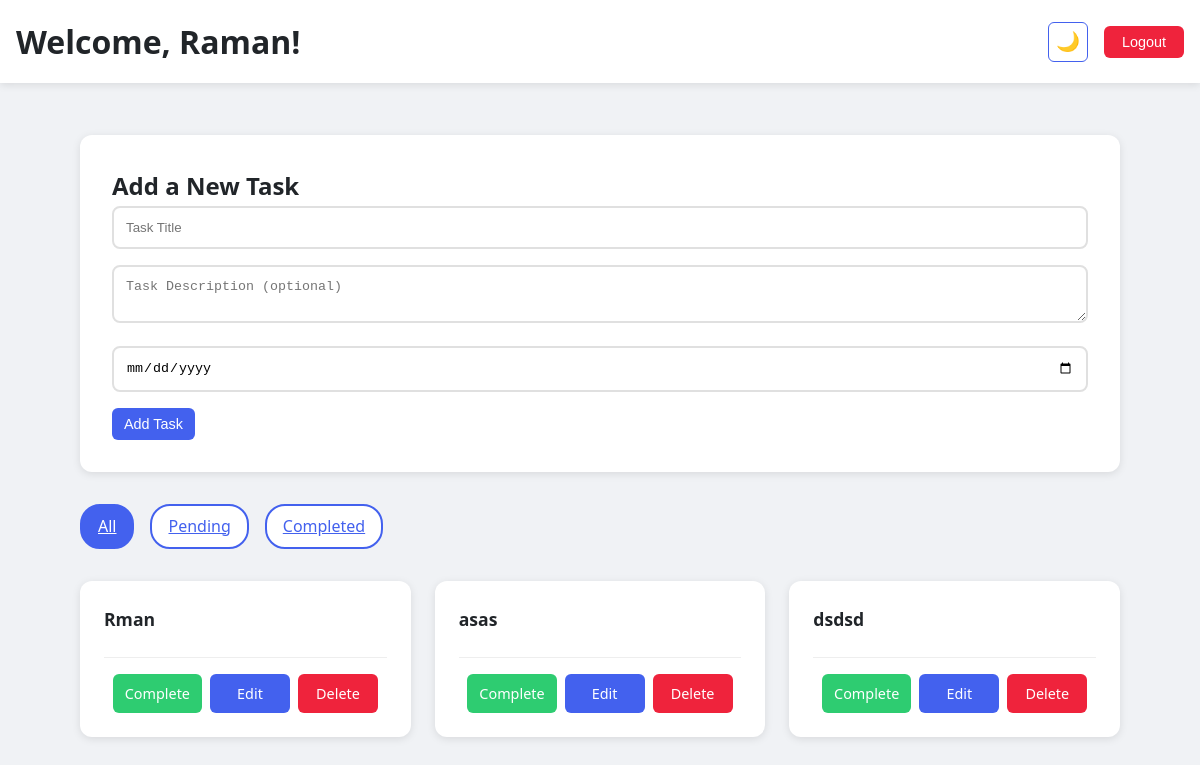
Screenshot of /todo/ (signed in) with the database file from the repository.
### todo/models.py (models this page shows, shortened)
class Task(models.Model):
    user = models.ForeignKey(User, on_delete=models.CASCADE)  # Associate task with a user
    title = models.CharField(max_length=255)
    description = models.TextField(blank=True, null=True)
    completed = models.BooleanField(default=False)
    due_date = models.DateField(null=True, blank=True)
    created_at = models.DateTimeField(auto_now_add=True)

### todo/views.py (the view, shortened to what this page needs)
# urls.py: path('', views.index, name='index'),
@login_required
def index(request):
    if not request.user.is_authenticated:
        return redirect('todo:login')
    filter_type = request.GET.get('filter', 'all')
    tasks = Task.objects.filter(user=request.user)
    if filter_type == 'completed':
        tasks = tasks.filter(completed=True)
    elif filter_type == 'pending':
        tasks = tasks.filter(completed=False)
    return render(request, 'todo/index.html', {'tasks': tasks, 'filter_type': filter_type})

### todo/templates/todo/index.html (shortened to what this page needs)
<!DOCTYPE html>
<html>
<head>
    {% load static %}
    <link rel="stylesheet" href="{% static 'todo/style.css' %}">
</head>
<body>
    <div class="header">
        <div class="header-left">
            <h1>Welcome, {{ user.username }}!</h1>
        </div>
        <div class="header-right">
            <button onclick="toggleTheme()" id="theme-toggle" class="btn btn-theme">🌙</button>
            <form method="post" action="{% url 'todo:logout' %}" style="display: inline;">
                <button type="submit" class="btn btn-danger">Logout</button>
            </form>
        </div>
    </div>
    <div class="container">
        <div class="task-form">
            <h2>Add a New Task</h2>
            <form method="POST">
                <input type="text" name="title" placeholder="Task Title" required>
                <textarea name="description" placeholder="Task Description (optional)"></textarea>
                <input type="date" name="due_date">
                <button type="submit" class="btn btn-primary">Add Task</button>
            </form>
        </div>
        <div class="filters">
            <a href="?filter=all" class="filter-btn {% if filter_type == 'all' %}active{% endif %}">All</a>
            <a href="?filter=pending" class="filter-btn {% if filter_type == 'pending' %}active{% endif %}">Pending</a>
            <a href="?filter=completed" class="filter-btn {% if filter_type == 'completed' %}active{% endif %}">Completed</a>
        </div>
        <ul class="task-list {% if tasks|length == 1 %}single-task{% endif %}">
            {% for task in tasks %}
                <li class="task-item">
                    <div class="task-item-content">
                        <div class="task-content">
                            <h3 class="task-title">{{ task.title }}</h3>
                        </div>
                        <div class="task-actions">
                            {% if task.completed %}
                                <span class="badge badge-completed">Completed</span>
                            {% else %}
                                <a href="{% url 'todo:complete_task' task.id %}" class="btn btn-success">Complete</a>
                            {% endif %}
                            <a href="{% url 'todo:edit_task' task.id %}" class="btn btn-primary">Edit</a>
                            <a href="{% url 'todo:delete_task' task.id %}" class="btn btn-danger">Delete</a>
                        </div>
                    </div>
                </li>
            {% empty %}
                <li class="task-item task-item-empty">No tasks yet!</li>
            {% endfor %}
        </ul>
    </div>
</body>
</html>

### todo/static/todo/style.css (style rules this page uses)
:root { --primary-color: #4361ee; --secondary-color: #3f37c9; --text-color: #333; --danger-color: #ef233c; --success-color: #2ecc71; --light-color: #f8f9fa; --dark-color: #212529; --shadow: 0 2px 8px rgba(0, 0, 0, 0.1); --transition: all 0.3s ease; }
* { margin: 0; padding: 0; box-sizing: border-box; }
body { font-family: 'Segoe UI', Arial, sans-serif; line-height: 1.6; background-color: #f0f2f5; color: var(--dark-color); min-height: 100vh; }
.container { width: 90%; max-width: 1200px; margin: 0 auto; padding: 20px; }
.header { background: white; padding: 1rem; box-shadow: var(--shadow); position: sticky; top: 0; z-index: 1000; margin-bottom: 2rem; display: flex; justify-content: space-between; align-items: center; }
.header-right { display: flex; gap: 1rem; align-items: center; }
.task-form { background: white; padding: 2rem; border-radius: 12px; box-shadow: var(--shadow); margin-bottom: 2rem; transition: var(--transition); }
.task-list { display: grid; grid-template-columns: repeat(auto-fill, minmax(300px, 1fr)); gap: 1.5rem; padding: 0; list-style: none; width: 100%; }
.task-item { background: white; padding: 1.5rem; border-radius: 12px; box-shadow: var(--shadow); transition: var(--transition); animation: fadeIn 0.3s ease-out; height: 100%; display: flex; flex-direction: column; }
.task-item-content { display: flex; flex-direction: column; gap: 1rem; height: 100%; }
.task-content { flex-grow: 1; display: flex; flex-direction: column; gap: 0.5rem; }
.task-title { font-size: 1.1rem; color: var(--dark-color); margin-bottom: 0.5rem; font-weight: 600; }
.task-actions { display: flex; gap: 0.5rem; flex-wrap: nowrap; justify-content: center; margin-top: auto; padding-top: 1rem; border-top: 1px solid #eee; width: 100%; }
input[type="text"], input[type="password"], input[type="date"], textarea { width: 100%; padding: 12px; margin-bottom: 1rem; border: 2px solid #e0e0e0; border-radius: 8px; transition: var(--transition); }
.btn { padding: 8px 12px; border: none; border-radius: 6px; cursor: pointer; font-weight: 500; transition: var(--transition); text-decoration: none; display: inline-block; font-size: 0.9rem; text-align: center; min-width: 80px; max-width: 120px; white-space: nowrap; }
.btn-primary { background: var(--primary-color); color: white; }
.btn-danger { background: var(--danger-color); color: white; }
.btn-success { background: var(--success-color); color: white; }
.btn-theme { background: transparent; border: 1px solid var(--primary-color); font-size: 1.2rem; padding: 8px 12px; min-width: 40px; width: 40px; height: 40px; display: flex; align-items: center; justify-content: center; flex: 0 0 auto; max-width: 40px; }
.filters { display: flex; gap: 1rem; margin-bottom: 2rem; flex-wrap: wrap; }
.filter-btn { padding: 8px 16px; border: 2px solid var(--primary-color); border-radius: 20px; color: var(--primary-color); background: white; cursor: pointer; transition: var(--transition); }
.filter-btn:hover, .filter-btn.active { background: var(--primary-color); color: white; }

### rows the page displays
Task: title "Rman", completed "Complete"
Task: title "asas", completed "Complete"
Task: title "dsdsd", completed "Complete"

### other values shown
{{ user.username }} "Raman"
